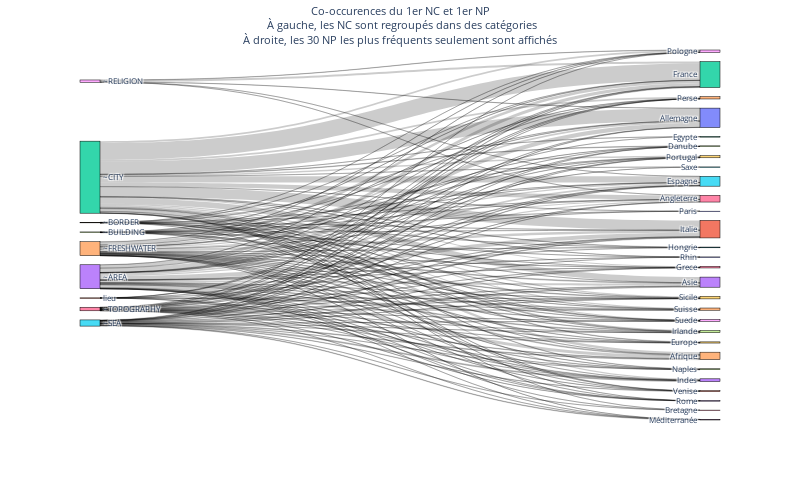

Here is the notebook cell this chart was saved with:
### Code cell
label = matrix.columns.tolist() + matrix.index.tolist()

link = dict(source=[], target=[], value=[])
for idx,row in matrix.iterrows():
    for col in row.index:
        link['source'].append(label.index(col))
        link['target'].append(label.index(idx))
        link['value'].append(row[col])

fig = go.Figure(data=[go.Sankey(node = dict(pad = 15,
                                            thickness = 20,
                                            line = dict(color = "black", width = 0.5),
                                            label = label),
                                            link = link)
                                            ],
                                            )


fig.update_layout(
    title_text="Co-occurences du 1er NC et 1er NP<br> À gauche, les NC sont regroupés dans des catégories<br>À droite, les 30 NP les plus fréquents seulement sont affichés",
    title_x=0.5,  # Center the title horizontally (0 to 1)
    title_y=0.97,  # Move the title up vertically (0 to 1)
    font_size=8,
    width=600,
    height=400,
    margin=dict(t=50)  # Increase the top margin to accommodate the title
)

#size
fig.update_layout(width=800, height=500)
fig.show()

### Figure 1 — Plotly figure (JSON) as saved in the notebook; plotly's stock layout.template omitted (floating-point values rounded to 4 significant figures; data arrays with more than 128 entries replaced by an {"elided": "..."} marker saying what was removed)
{"data": [{"link": {"source": {"elided": "300 int values"}, "target": {"elided": "300 int values"}, "value": {"elided": "300 int values"}}, "node": {"label": ["l'ile", "lieu", "~CITY", "~AREA", "~FRESHWATER", "~SEA", "~TOPOGRAPHY", "~BUILDING", "~RELIGION", "~BORDER", "Allemagne", "Italie", "France", "Asie", "Afrique", "Espagne", "Angleterre", "Naples", "Pologne", "Sicile", "Paris", "Amérique septentrionale", "Amérique méridionale", "Indes", "Perse", "Hongrie", "Grece", "Danube", "Méditerranée", "Europe", "Rhin", "Venise", "Egypte", "Rome", "Suisse", "Saxe", "Bretagne", "Irlande", "Suede", "Portugal"], "line": {"color": "black", "width": 0.5}, "pad": 15, "thickness": 20}, "type": "sankey"}], "layout": {"font": {"size": 8}, "height": 500, "margin": {"t": 50}, "title": {"text": "Co-occurences du 1er NC et 1er NP<br> À gauche, les NC sont regroupés dans des catégories<br>À droite, les 30 NP les plus fréquents seulement sont affichés", "x": 0.5, "y": 0.97}, "width": 800}}
